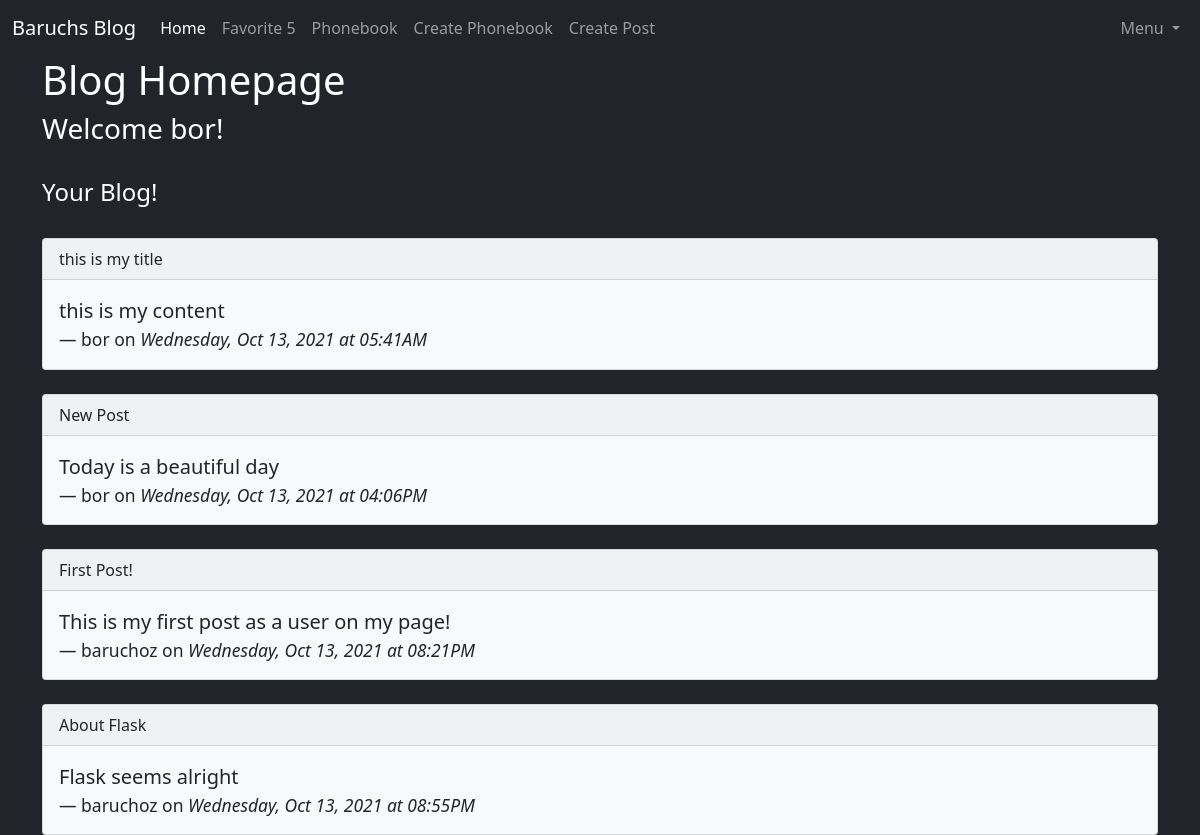
Screenshot of / (signed in) with the database file from the repository.
### app/models.py (models this page shows, shortened)
class User(db.Model, UserMixin):
    id = db.Column(db.Integer, primary_key=True)
    username = db.Column(db.String(150), nullable=False, unique=True)
    email = db.Column(db.String(150), nullable=False, unique=True)
    password = db.Column(db.String(256), nullable=False)
    posts = db.relationship('Post', backref='author', lazy=True)

class Post(db.Model):
    id = db.Column(db.Integer, primary_key=True)
    title= db.Column(db.String(200))
    content = db.Column(db.String(300))
    date_created = db.Column(db.DateTime, nullable=False, default=datetime.utcnow )
    user_id = db.Column(db.Integer, db.ForeignKey('user.id'), nullable=False)

### app/routes.py (the view)
@app.route('/')
def index():
    title = 'Blog Homepage'
    posts = Post.query.all()
    return render_template('index.html', title=title, posts=posts)

### app/models.py (called while the page is built)
@login_manager.user_loader
def load_user(user_id):
    return User.query.get(user_id)

### app/templates/index.html
{% extends 'base.html' %}
{% block content %}
<h1>Blog Homepage</h1>
<h3>Welcome {{ current_user.username }}!</h3>
<br>
<h4>Your Blog!</h4>
{% for p in posts %}
    <br>
    <div class="card bg-light text-dark">
        <div class="card-header">
        {{ p.title }}
        </div>
        <div class="card-body">
            <blockquote class="blockquote mb-0">
                <p>{{ p.content }}</p>
                <footer class="blockquote-footer text-dark">{{ p.author.username }} on <cite title="Source Title">
                    {{ p.date_created.strftime('%A, %b %d, %Y at %I:%M%p') }}
                </cite></footer>
            </blockquote>
        </div>
    </div>
{% endfor %}
{% endblock %}

### rows the page displays
User: username "bor"
Post: title "this is my title", content "this is my content", author.username "bor", date_created "Wednesday, Oct 13, 2021 at 05:41AM"
Post: title "New Post", content "Today is a beautiful day", author.username "bor", date_created "Wednesday, Oct 13, 2021 at 04:06PM"
Post: title "First Post!", content "This is my first post as a user on my page!", author.username "baruchoz", date_created "Wednesday, Oct 13, 2021 at 08:21PM"
Post: title "About Flask", content "Flask seems alright", author.username "baruchoz", date_created "Wednesday, Oct 13, 2021 at 08:55PM"
